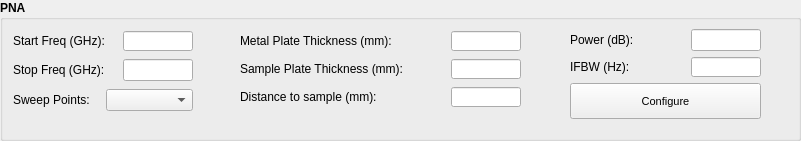
     <widget class="QGroupBox" name="groupBox_5">
      <property name="geometry">
       <rect>
        <x>10</x>
        <y>230</y>
        <width>801</width>
        <height>141</height>
       </rect>
      </property>
      <property name="font">
       <font>
        <weight>75</weight>
        <bold>true</bold>
       </font>
      </property>
      <property name="title">
       <string>PNA</string>
      </property>
      <widget class="QWidget" name="layoutWidget">
       <property name="geometry">
        <rect>
         <x>240</x>
         <y>29</y>
         <width>281</width>
         <height>82</height>
        </rect>
       </property>
       <layout class="QVBoxLayout" name="verticalLayout_14">
        <item>
         <layout class="QHBoxLayout" name="horizontalLayout_15">
          <item>
           <widget class="QLabel" name="labelScanHeight_5">
            <property name="font">
             <font>
              <weight>50</weight>
              <bold>false</bold>
             </font>
            </property>
            <property name="text">
             <string>Metal Plate Thickness (mm):</string>
            </property>
           </widget>
          </item>
          <item>
           <widget class="QLineEdit" name="lineEditPnametalPlateThickness">
            <property name="sizePolicy">
             <sizepolicy hsizetype="Fixed" vsizetype="Fixed">
              <horstretch>0</horstretch>
              <verstretch>0</verstretch>
             </sizepolicy>
            </property>
            <property name="maximumSize">
             <size>
              <width>70</width>
              <height>20</height>
             </size>
            </property>
            <property name="font">
             <font>
              <weight>50</weight>
              <bold>false</bold>
             </font>
            </property>
            <property name="toolTip">
             <string>Valid range: 50mm~500mm - Increment: 10mm</string>
            </property>
            <property name="toolTipDuration">
             <number>1000</number>
            </property>
            <property name="statusTip">
             <string notr="true"/>
            </property>
            <property name="maxLength">
             <number>5</number>
            </property>
            <property name="frame">
             <bool>true</bool>
            </property>
            <property name="alignment">
             <set>Qt::AlignRight|Qt::AlignTrailing|Qt::AlignVCenter</set>
            </property>
            <property name="cursorMoveStyle">
             <enum>Qt::VisualMoveStyle</enum>
            </property>
            <property name="clearButtonEnabled">
             <bool>false</bool>
            </property>
           </widget>
          </item>
         </layout>
        </item>
        <item>
         <layout class="QHBoxLayout" name="horizontalLayout_18">
          <item>
           <widget class="QLabel" name="labelScanHeight_7">
            <property name="font">
             <font>
              <weight>50</weight>
              <bold>false</bold>
             </font>
            </property>
            <property name="text">
             <string>Sample Plate Thickness (mm):</string>
            </property>
           </widget>
          </item>
          <item>
           <widget class="QLineEdit" name="lineEditPnasampleThickness">
            <property name="sizePolicy">
             <sizepolicy hsizetype="Fixed" vsizetype="Fixed">
              <horstretch>0</horstretch>
              <verstretch>0</verstretch>
             </sizepolicy>
            </property>
            <property name="maximumSize">
             <size>
              <width>70</width>
              <height>20</height>
             </size>
            </property>
            <property name="font">
             <font>
              <weight>50</weight>
              <bold>false</bold>
             </font>
            </property>
            <property name="toolTip">
             <string>Valid range: 50mm~500mm - Increment: 10mm</string>
            </property>
            <property name="toolTipDuration">
             <number>1000</number>
            </property>
            <property name="statusTip">
             <string notr="true"/>
            </property>
            <property name="text">
             <string/>
            </property>
            <property name="maxLength">
             <number>5</number>
            </property>
            <property name="frame">
             <bool>true</bool>
            </property>
            <property name="alignment">
             <set>Qt::AlignRight|Qt::AlignTrailing|Qt::AlignVCenter</set>
            </property>
            <property name="cursorMoveStyle">
             <enum>Qt::VisualMoveStyle</enum>
            </property>
            <property name="clearButtonEnabled">
             <bool>false</bool>
            </property>
           </widget>
          </item>
         </layout>
        </item>
        <item>
         <layout class="QHBoxLayout" name="horizontalLayout_16">
          <item>
           <widget class="QLabel" name="labelScanHeight_6">
            <property name="font">
             <font>
              <weight>50</weight>
              <bold>false</bold>
             </font>
            </property>
            <property name="text">
             <string>Distance to sample (mm):</string>
            </property>
           </widget>
          </item>
          <item>
           <widget class="QLineEdit" name="lineEditPnadistToSample">
            <property name="sizePolicy">
             <sizepolicy hsizetype="Fixed" vsizetype="Fixed">
              <horstretch>0</horstretch>
              <verstretch>0</verstretch>
             </sizepolicy>
            </property>
            <property name="maximumSize">
             <size>
              <width>70</width>
              <height>20</height>
             </size>
            </property>
            <property name="font">
             <font>
              <weight>50</weight>
              <bold>false</bold>
             </font>
            </property>
            <property name="toolTip">
             <string>Valid range: 50mm~500mm - Increment: 10mm</string>
            </property>
            <property name="toolTipDuration">
             <number>1000</number>
            </property>
            <property name="statusTip">
             <string notr="true"/>
            </property>
            <property name="text">
             <string/>
            </property>
            <property name="maxLength">
             <number>5</number>
            </property>
            <property name="frame">
             <bool>true</bool>
            </property>
            <property name="alignment">
             <set>Qt::AlignRight|Qt::AlignTrailing|Qt::AlignVCenter</set>
            </property>
            <property name="cursorMoveStyle">
             <enum>Qt::VisualMoveStyle</enum>
            </property>
            <property name="clearButtonEnabled">
             <bool>false</bool>
            </property>
           </widget>
          </item>
         </layout>
        </item>
       </layout>
      </widget>
      <widget class="QWidget" name="layoutWidget">
       <property name="geometry">
        <rect>
         <x>570</x>
         <y>29</y>
         <width>191</width>
         <height>90</height>
        </rect>
       </property>
       <layout class="QVBoxLayout" name="verticalLayout_17">
        <item>
         <layout class="QHBoxLayout" name="horizontalLayout_6">
          <item>
           <widget class="QLabel" name="labelScanInterval_5">
            <property name="font">
             <font>
              <weight>50</weight>
              <bold>false</bold>
             </font>
            </property>
            <property name="text">
             <string>Power (dB):</string>
            </property>
           </widget>
          </item>
          <item>
           <widget class="QLineEdit" name="lineEditPnaPower">
            <property name="sizePolicy">
             <sizepolicy hsizetype="Fixed" vsizetype="Fixed">
              <horstretch>0</horstretch>
              <verstretch>0</verstretch>
             </sizepolicy>
            </property>
            <property name="maximumSize">
             <size>
              <width>70</width>
              <height>22</height>
             </size>
            </property>
            <property name="font">
             <font>
              <weight>50</weight>
              <bold>false</bold>
             </font>
            </property>
            <property name="toolTip">
             <string>Valid range: 50mm~500mm - Increment: 10mm</string>
            </property>
            <property name="statusTip">
             <string/>
            </property>
            <property name="maxLength">
             <number>5</number>
            </property>
            <property name="alignment">
             <set>Qt::AlignRight|Qt::AlignTrailing|Qt::AlignVCenter</set>
            </property>
           </widget>
          </item>
         </layout>
        </item>
        <item>
         <layout class="QHBoxLayout" name="horizontalLayout">
          <item>
           <widget class="QLabel" name="labelScanHeight_4">
            <property name="font">
             <font>
              <weight>50</weight>
              <bold>false</bold>
             </font>
            </property>
            <property name="text">
             <string>IFBW (Hz):</string>
            </property>
           </widget>
          </item>
          <item>
           <widget class="QLineEdit" name="lineEditPnaIFBW">
            <property name="sizePolicy">
             <sizepolicy hsizetype="Fixed" vsizetype="Fixed">
              <horstretch>0</horstretch>
              <verstretch>0</verstretch>
             </sizepolicy>
            </property>
            <property name="maximumSize">
             <size>
              <width>70</width>
              <height>20</height>
             </size>
            </property>
            <property name="font">
             <font>
              <weight>50</weight>
              <bold>false</bold>
             </font>
            </property>
            <property name="toolTip">
             <string>Valid range: 50mm~500mm - Increment: 10mm</string>
            </property>
            <property name="toolTipDuration">
             <number>1000</number>
            </property>
            <property name="statusTip">
             <string notr="true"/>
            </property>
            <property name="maxLength">
             <number>5</number>
            </property>
            <property name="frame">
             <bool>true</bool>
            </property>
            <property name="alignment">
             <set>Qt::AlignRight|Qt::AlignTrailing|Qt::AlignVCenter</set>
            </property>
            <property name="cursorMoveStyle">
             <enum>Qt::VisualMoveStyle</enum>
            </property>
            <property name="clearButtonEnabled">
             <bool>false</bool>
            </property>
           </widget>
          </item>
         </layout>
        </item>
        <item>
         <widget class="QPushButton" name="pushButtonPnaConfig">
          <property name="sizePolicy">
           <sizepolicy hsizetype="Minimum" vsizetype="Preferred">
            <horstretch>0</horstretch>
            <verstretch>0</verstretch>
           </sizepolicy>
          </property>
          <property name="font">
           <font>
            <pointsize>8</pointsize>
            <weight>50</weight>
            <bold>false</bold>
           </font>
          </property>
          <property name="text">
           <string>Configure</string>
          </property>
         </widget>
        </item>
       </layout>
      </widget>
      <widget class="QWidget" name="layoutWidget">
       <property name="geometry">
        <rect>
         <x>13</x>
         <y>29</y>
         <width>180</width>
         <height>86</height>
        </rect>
       </property>
       <layout class="QVBoxLayout" name="verticalLayout_6">
        <item>
         <layout class="QHBoxLayout" name="horizontalLayout_9">
          <item>
           <widget class="QLabel" name="labelScanHeight_3">
            <property name="font">
             <font>
              <weight>50</weight>
              <bold>false</bold>
             </font>
            </property>
            <property name="text">
             <string>Start Freq (GHz):</string>
            </property>
           </widget>
          </item>
          <item>
           <widget class="QLineEdit" name="lineEditPnaStartFreq">
            <property name="sizePolicy">
             <sizepolicy hsizetype="Fixed" vsizetype="Fixed">
              <horstretch>0</horstretch>
              <verstretch>0</verstretch>
             </sizepolicy>
            </property>
            <property name="maximumSize">
             <size>
              <width>70</width>
              <height>20</height>
             </size>
            </property>
            <property name="font">
             <font>
              <weight>50</weight>
              <bold>false</bold>
             </font>
            </property>
            <property name="toolTip">
             <string>Valid range: 50mm~500mm - Increment: 10mm</string>
            </property>
            <property name="toolTipDuration">
             <number>1000</number>
            </property>
            <property name="statusTip">
             <string notr="true"/>
            </property>
            <property name="maxLength">
             <number>5</number>
            </property>
            <property name="frame">
             <bool>true</bool>
            </property>
            <property name="alignment">
             <set>Qt::AlignRight|Qt::AlignTrailing|Qt::AlignVCenter</set>
            </property>
            <property name="cursorMoveStyle">
             <enum>Qt::VisualMoveStyle</enum>
            </property>
            <property name="clearButtonEnabled">
             <bool>false</bool>
            </property>
           </widget>
          </item>
         </layout>
        </item>
        <item>
         <layout class="QHBoxLayout" name="horizontalLayout_3">
          <item>
           <widget class="QLabel" name="labelScanInterval_4">
            <property name="font">
             <font>
              <weight>50</weight>
              <bold>false</bold>
             </font>
            </property>
            <property name="text">
             <string>Stop Freq (GHz):</string>
            </property>
           </widget>
          </item>
          <item>
           <widget class="QLineEdit" name="lineEditPnaStopFreq">
            <property name="sizePolicy">
             <sizepolicy hsizetype="Fixed" vsizetype="Fixed">
              <horstretch>0</horstretch>
              <verstretch>0</verstretch>
             </sizepolicy>
            </property>
            <property name="maximumSize">
             <size>
              <width>70</width>
              <height>22</height>
             </size>
            </property>
            <property name="font">
             <font>
              <weight>50</weight>
              <bold>false</bold>
             </font>
            </property>
            <property name="toolTip">
             <string>Valid range: 50mm~500mm - Increment: 10mm</string>
            </property>
            <property name="statusTip">
             <string/>
            </property>
            <property name="maxLength">
             <number>5</number>
            </property>
            <property name="alignment">
             <set>Qt::AlignRight|Qt::AlignTrailing|Qt::AlignVCenter</set>
            </property>
           </widget>
          </item>
         </layout>
        </item>
        <item>
         <layout class="QHBoxLayout" name="horizontalLayout_13">
          <item>
           <widget class="QLabel" name="labelScanWidth_4">
            <property name="font">
             <font>
              <weight>50</weight>
              <bold>false</bold>
             </font>
            </property>
            <property name="text">
             <string>Sweep Points:</string>
            </property>
           </widget>
          </item>
          <item>
           <widget class="QComboBox" name="enumPnaSweepPoints">
            <property name="font">
             <font>
              <weight>50</weight>
              <bold>false</bold>
             </font>
            </property>
           </widget>
          </item>
         </layout>
        </item>
       </layout>
      </widget>
     </widget>
